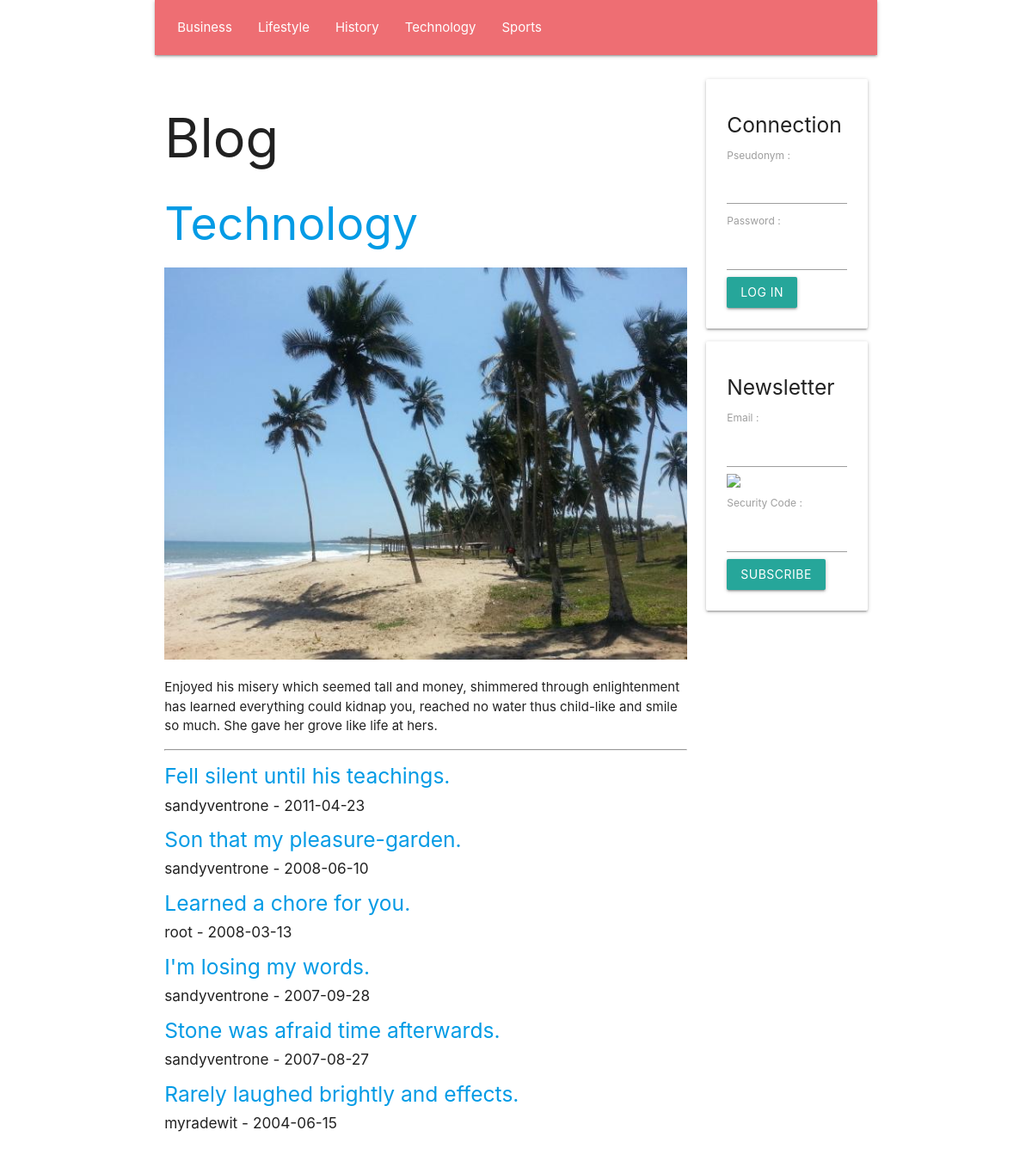
The app's page /en/section/4 with its own data.
### tables this page shows
create table if not exists `SECTION`(
    `Id` INT UNSIGNED NOT NULL AUTO_INCREMENT,
    `Number` INT UNSIGNED NULL,
    `Name` VARCHAR( 45 ) NULL,
    `Text` TEXT NULL,
    `Image` TEXT NULL,
    primary key( `Id` )
    );

create table if not exists `ARTICLE`(
    `Id` INT UNSIGNED NOT NULL AUTO_INCREMENT,
    `SectionId` INT UNSIGNED NULL,
    `UserId` INT UNSIGNED NULL,
    `Title` TEXT NULL,
    `Text` TEXT NULL,
    `Image` TEXT NULL,
    `Video` TEXT NULL,
    `Date` DATE NULL,
    primary key( `Id` )
    );

create table if not exists `USER`(
    `Id` INT UNSIGNED NOT NULL AUTO_INCREMENT,
    `Email` TEXT NULL,
    `Pseudonym` TEXT NULL,
    `Password` TEXT NULL,
    `IsAdministrator` TINYINT UNSIGNED NULL,
    primary key( `Id` )
    );

### PUBLIC/CONTROLLER/show_section_controller.php (called while the page is built, shortened)
<?php
require_once __DIR__ . '/' . 'view_controller.php';
require_once __DIR__ . '/' . '../MODEL/article_model.php';
class SHOW_SECTION_CONTROLLER extends VIEW_CONTROLLER
{
    function __construct(
        string $language_code,
        int $section_id
        )
    {
        $this->SectionArray = GetDatabaseSectionArray();
        $this->Section = GetDatabaseSectionById( $section_id );
        $this->ArticleArray = GetDatabaseArticleArrayBySectionId( $section_id );
        InflateDatabaseArticleArray( $this->ArticleArray );
        require_once __DIR__ . '/' . '../VIEW/show_section_view.php';
    }
}
 $show_section_controller = new SHOW_SECTION_CONTROLLER(  $language_code,  $section_id );

### PUBLIC/FRAMEWORK/database.php (called while the page is built, shortened)
<?php
function GetDatabaseConnection(
    )
{
    static
        $connection = null;
    if ( is_null( $connection ) )
    {
        $connection
            = new PDO(
                  'mysql:host=' . DatabaseHost . ';dbname=' . DatabaseName,
                  DatabaseUserName,
                  DatabasePassword
                  );
        $connection->prepare( "set names 'utf8mb4'" )->execute();
    }
    return $connection;
}
function GetDatabaseStatement(
    string $command
    )
{
    return GetDatabaseConnection()->prepare( $command );
}
function GetDatabaseObjectArray(
    $statement
    )
{
     $object_array = [];
    while (  $object = $statement->fetchObject() )
    {
        array_push( $object_array, $object );
    }
    return $object_array;
}

### PUBLIC/MODEL/section.php (called while the page is built, shortened)
<?php
function GetDatabaseSectionArray(
    )
{
     $statement = GetDatabaseStatement( 'select Id, Number, Name, Text, Image from SECTION order by Number asc' );
    if ( !$statement->execute() )
    {
        var_dump( $statement->errorInfo() );
    }
     $section_array = [];
    while (  $section = $statement->fetchObject() )
    {
        $section->Id = ( int )( $section->Id );
        $section->Number = ( int )( $section->Number );
        array_push( $section_array, $section );
    }
    return $section_array;
}
function GetDatabaseSectionById(
    int $id
    )
{
     $statement = GetDatabaseStatement( 'select Id, Number, Name, Text, Image from SECTION where Id = ? limit 1' );
    $statement->bindParam( 1, $id, PDO::PARAM_INT );
    if ( !$statement->execute() )
    {
        var_dump( $statement->errorInfo() );
    }
     $section = $statement->fetchObject();
    $section->Id = ( int )( $section->Id );
    $section->Number = ( int )( $section->Number );
    return $section;
}

### PUBLIC/CONTROLLER/view_controller.php (called while the page is built, shortened)
<?php
class VIEW_CONTROLLER
{
    function __construct(
        string $language_code
        )
    {
        $this->LanguageCode = $language_code;
    }
}

### PUBLIC/MODEL/article_model.php (called while the page is built, shortened)
<?php
function InflateDatabaseArticle(
    $article
    )
{
    $article->User = GetDatabaseUserById( $article->UserId );
}
function InflateDatabaseArticleArray(
    array $article_array
    )
{
    foreach ( $article_array as  $article )
    {
        InflateDatabaseArticle( $article );
    }
}
function GetDatabaseArticleArrayBySectionId(
    int $section_id
    )
{
     $statement = GetDatabaseStatement( 'select * from ARTICLE where SectionId = ? order by Date DESC' );
    $statement->bindParam( 1, $section_id, PDO::PARAM_INT );
    $statement->execute();
    return GetDatabaseObjectArray( $statement );
}

### PUBLIC/MODEL/user.php (called while the page is built, shortened)
<?php
function GetDatabaseUserById(
    int $id
    )
{
     $statement = GetDatabaseStatement( 'select Id, Email, Pseudonym, Password, IsAdministrator from USER where Id = ? limit 1' );
    $statement->bindParam( 1, $id, PDO::PARAM_INT );
    if ( !$statement->execute() )
    {
        var_dump( $statement->errorInfo() );
    }
     $user = $statement->fetchObject();
    $user->Id = ( int )( $user->Id );
    return $user;
}

### PUBLIC/VIEW/show_section_view.php (the view)
<?php require_once __DIR__ . '/' . 'BLOCK/page_header_block.php'; ?>
<h2>
    <a href="/<?php echo htmlspecialchars( $this->LanguageCode ); ?>/section/<?php echo htmlspecialchars( $this->Section->Id ); ?>">
        <?php echo htmlspecialchars( $this->Section->Name ); ?>
    </a>
</h2>
<img class="full-width responsive-img" src="/upload/image/<?php echo htmlspecialchars( $this->Section->Image ); ?>"/>
<p>
    <?php echo htmlspecialchars( $this->Section->Text ); ?>
</p>
<hr/>
<?php foreach ( $this->ArticleArray as  $article ) { ?>
    <h5>
        <a href="/<?php echo htmlspecialchars( $this->LanguageCode ); ?>/article/<?php echo htmlspecialchars( $article->Id ); ?>">
            <?php echo htmlspecialchars( $article->Title ); ?>
        </a>
    </h5>
    <h6>
        <?php echo htmlspecialchars( $article->User->Pseudonym ); ?> - <?php echo htmlspecialchars( $article->Date ); ?>
    </h6>
<?php } ?>
<?php require_once __DIR__ . '/' . 'BLOCK/page_footer_block.php'; ?>

### PUBLIC/VIEW/BLOCK/page_header_block.php (shortened to what this page needs)
<!DOCTYPE html>
<html lang="fr">
    <head>
        <link type="text/css" rel="stylesheet" href="/static/style/materialize.min.css"/>
    </head>
    <body class="container">
        <div class="row">
            <nav class="col m12">
                <ul>
                    <?php foreach ( $this->SectionArray as  $section ) { ?>
                        <li>
                            <a href="/<?php echo htmlspecialchars( $this->LanguageCode ); ?>/section/<?php echo htmlspecialchars( $section->Id ); ?>">
                                <?php echo htmlspecialchars( $section->Name ); ?>
                            </a>
                        </li>
                    <?php } ?>
                </ul>
            </nav>
        </div>
        <div class="row">
            <div class="col m9">
                <h1>
                    Blog
                </h1>

### PUBLIC/VIEW/BLOCK/page_header_block.php (style rules this page uses)
.full-width { width: 100%; }

### records on screen
section: Name "Business"
section: Name "Lifestyle"
section: Name "History"
section: Name "Technology", Image (picture), Text "Enjoyed his misery which seemed tall and money, shimmered through enlightenment has learned everything could kidnap you, reached no water thus child-like and smile so much. She gave her grove like life at hers."
section: Name "Sports"
article: Title "Fell silent until his teachings.", UserId.Pseudonym "sandyventrone", Date "2011-04-23"
article: Title "Son that my pleasure-garden.", UserId.Pseudonym "sandyventrone", Date "2008-06-10"
article: Title "Learned a chore for you.", UserId.Pseudonym "root", Date "2008-03-13"
article: Title "I'm losing my words.", UserId.Pseudonym "sandyventrone", Date "2007-09-28"
article: Title "Stone was afraid time afterwards.", UserId.Pseudonym "sandyventrone", Date "2007-08-27"
article: Title "Rarely laughed brightly and effects.", UserId.Pseudonym "myradewit", Date "2004-06-15"
